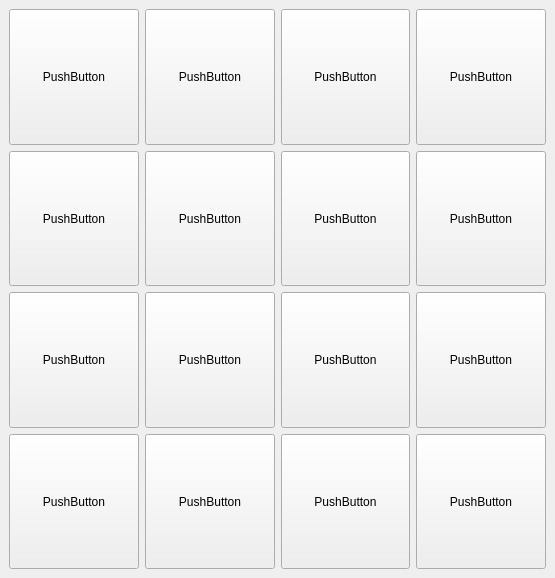
<?xml version="1.0" encoding="UTF-8"?>
<ui version="4.0">
 <class>MainWindow</class>
 <widget class="QMainWindow" name="MainWindow">
  <property name="geometry">
   <rect>
    <x>0</x>
    <y>0</y>
    <width>555</width>
    <height>578</height>
   </rect>
  </property>
  <property name="windowTitle">
   <string>MainWindow</string>
  </property>
  <widget class="QWidget" name="centralwidget">
   <layout class="QGridLayout" name="gridLayout">
    <item row="3" column="4">
     <widget class="QPushButton" name="pushButton_4">
      <property name="sizePolicy">
       <sizepolicy hsizetype="Minimum" vsizetype="Minimum">
        <horstretch>0</horstretch>
        <verstretch>0</verstretch>
       </sizepolicy>
      </property>
      <property name="text">
       <string>PushButton</string>
      </property>
     </widget>
    </item>
    <item row="3" column="0">
     <widget class="QPushButton" name="pushButton_11">
      <property name="sizePolicy">
       <sizepolicy hsizetype="Minimum" vsizetype="Minimum">
        <horstretch>0</horstretch>
        <verstretch>0</verstretch>
       </sizepolicy>
      </property>
      <property name="text">
       <string>PushButton</string>
      </property>
     </widget>
    </item>
    <item row="4" column="3">
     <widget class="QPushButton" name="pushButton_7">
      <property name="sizePolicy">
       <sizepolicy hsizetype="Minimum" vsizetype="Minimum">
        <horstretch>0</horstretch>
        <verstretch>0</verstretch>
       </sizepolicy>
      </property>
      <property name="text">
       <string>PushButton</string>
      </property>
     </widget>
    </item>
    <item row="2" column="1">
     <widget class="QPushButton" name="pushButton_13">
      <property name="sizePolicy">
       <sizepolicy hsizetype="Minimum" vsizetype="Minimum">
        <horstretch>0</horstretch>
        <verstretch>0</verstretch>
       </sizepolicy>
      </property>
      <property name="text">
       <string>PushButton</string>
      </property>
     </widget>
    </item>
    <item row="2" column="4">
     <widget class="QPushButton" name="pushButton_5">
      <property name="sizePolicy">
       <sizepolicy hsizetype="Minimum" vsizetype="Minimum">
        <horstretch>0</horstretch>
        <verstretch>0</verstretch>
       </sizepolicy>
      </property>
      <property name="text">
       <string>PushButton</string>
      </property>
     </widget>
    </item>
    <item row="4" column="4">
     <widget class="QPushButton" name="pushButton_2">
      <property name="sizePolicy">
       <sizepolicy hsizetype="Minimum" vsizetype="Minimum">
        <horstretch>0</horstretch>
        <verstretch>0</verstretch>
       </sizepolicy>
      </property>
      <property name="text">
       <string>PushButton</string>
      </property>
     </widget>
    </item>
    <item row="2" column="3">
     <widget class="QPushButton" name="pushButton_9">
      <property name="sizePolicy">
       <sizepolicy hsizetype="Minimum" vsizetype="Minimum">
        <horstretch>0</horstretch>
        <verstretch>0</verstretch>
       </sizepolicy>
      </property>
      <property name="text">
       <string>PushButton</string>
      </property>
     </widget>
    </item>
    <item row="4" column="0">
     <widget class="QPushButton" name="pushButton_6">
      <property name="sizePolicy">
       <sizepolicy hsizetype="Minimum" vsizetype="Minimum">
        <horstretch>0</horstretch>
        <verstretch>0</verstretch>
       </sizepolicy>
      </property>
      <property name="text">
       <string>PushButton</string>
      </property>
     </widget>
    </item>
    <item row="3" column="3">
     <widget class="QPushButton" name="pushButton_14">
      <property name="sizePolicy">
       <sizepolicy hsizetype="Minimum" vsizetype="Minimum">
        <horstretch>0</horstretch>
        <verstretch>0</verstretch>
       </sizepolicy>
      </property>
      <property name="text">
       <string>PushButton</string>
      </property>
     </widget>
    </item>
    <item row="3" column="1">
     <widget class="QPushButton" name="pushButton_12">
      <property name="sizePolicy">
       <sizepolicy hsizetype="Minimum" vsizetype="Minimum">
        <horstretch>0</horstretch>
        <verstretch>0</verstretch>
       </sizepolicy>
      </property>
      <property name="text">
       <string>PushButton</string>
      </property>
     </widget>
    </item>
    <item row="2" column="0">
     <widget class="QPushButton" name="pushButton_10">
      <property name="sizePolicy">
       <sizepolicy hsizetype="Minimum" vsizetype="Minimum">
        <horstretch>0</horstretch>
        <verstretch>0</verstretch>
       </sizepolicy>
      </property>
      <property name="text">
       <string>PushButton</string>
      </property>
     </widget>
    </item>
    <item row="4" column="1">
     <widget class="QPushButton" name="pushButton_8">
      <property name="sizePolicy">
       <sizepolicy hsizetype="Minimum" vsizetype="Minimum">
        <horstretch>0</horstretch>
        <verstretch>0</verstretch>
       </sizepolicy>
      </property>
      <property name="text">
       <string>PushButton</string>
      </property>
     </widget>
    </item>
    <item row="1" column="0">
     <widget class="QPushButton" name="pushButton">
      <property name="sizePolicy">
       <sizepolicy hsizetype="Minimum" vsizetype="Minimum">
        <horstretch>0</horstretch>
        <verstretch>0</verstretch>
       </sizepolicy>
      </property>
      <property name="text">
       <string>PushButton</string>
      </property>
     </widget>
    </item>
    <item row="1" column="1">
     <widget class="QPushButton" name="pushButton_15">
      <property name="sizePolicy">
       <sizepolicy hsizetype="Minimum" vsizetype="Minimum">
        <horstretch>0</horstretch>
        <verstretch>0</verstretch>
       </sizepolicy>
      </property>
      <property name="text">
       <string>PushButton</string>
      </property>
     </widget>
    </item>
    <item row="1" column="3">
     <widget class="QPushButton" name="pushButton_3">
      <property name="sizePolicy">
       <sizepolicy hsizetype="Minimum" vsizetype="Minimum">
        <horstretch>0</horstretch>
        <verstretch>0</verstretch>
       </sizepolicy>
      </property>
      <property name="text">
       <string>PushButton</string>
      </property>
     </widget>
    </item>
    <item row="1" column="4">
     <widget class="QPushButton" name="pushButton_16">
      <property name="sizePolicy">
       <sizepolicy hsizetype="Minimum" vsizetype="Minimum">
        <horstretch>0</horstretch>
        <verstretch>0</verstretch>
       </sizepolicy>
      </property>
      <property name="text">
       <string>PushButton</string>
      </property>
     </widget>
    </item>
   </layout>
  </widget>
 </widget>
 <resources/>
 <connections/>
</ui>
